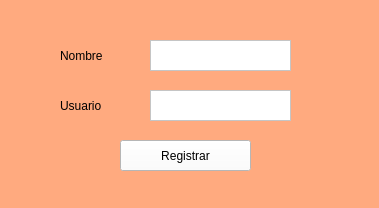
<?xml version="1.0" encoding="UTF-8"?>
<ui version="4.0">
 <class>MainWindow</class>
 <widget class="QMainWindow" name="MainWindow">
  <property name="geometry">
   <rect>
    <x>0</x>
    <y>0</y>
    <width>379</width>
    <height>208</height>
   </rect>
  </property>
  <property name="windowTitle">
   <string>MainWindow</string>
  </property>
  <property name="styleSheet">
   <string notr="true">background-color: rgb(255, 170, 127);
font: 12pt &quot;Lucida Console&quot;;</string>
  </property>
  <widget class="QWidget" name="centralwidget">
   <widget class="QLabel" name="label">
    <property name="geometry">
     <rect>
      <x>60</x>
      <y>40</y>
      <width>81</width>
      <height>31</height>
     </rect>
    </property>
    <property name="text">
     <string>Nombre</string>
    </property>
   </widget>
   <widget class="QLabel" name="label_2">
    <property name="geometry">
     <rect>
      <x>60</x>
      <y>90</y>
      <width>71</width>
      <height>31</height>
     </rect>
    </property>
    <property name="text">
     <string>Usuario</string>
    </property>
   </widget>
   <widget class="QTextEdit" name="Nombre">
    <property name="geometry">
     <rect>
      <x>150</x>
      <y>40</y>
      <width>141</width>
      <height>31</height>
     </rect>
    </property>
    <property name="styleSheet">
     <string notr="true">background-color: rgb(255, 255, 255);</string>
    </property>
   </widget>
   <widget class="QTextEdit" name="Apellido">
    <property name="geometry">
     <rect>
      <x>150</x>
      <y>90</y>
      <width>141</width>
      <height>31</height>
     </rect>
    </property>
    <property name="styleSheet">
     <string notr="true">background-color: rgb(255, 255, 255);</string>
    </property>
   </widget>
   <widget class="QPushButton" name="Registrar">
    <property name="geometry">
     <rect>
      <x>120</x>
      <y>140</y>
      <width>131</width>
      <height>31</height>
     </rect>
    </property>
    <property name="styleSheet">
     <string notr="true">background-color: rgb(255, 255, 255);</string>
    </property>
    <property name="text">
     <string>Registrar</string>
    </property>
   </widget>
  </widget>
  <widget class="QStatusBar" name="statusbar"/>
 </widget>
 <resources/>
 <connections/>
</ui>
